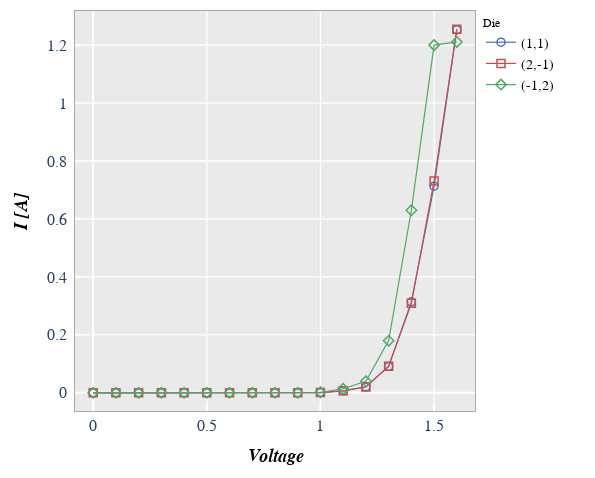

Notebook cell for this chart:
### Markdown cell above
#### Legend

### Code cell
fcp.plot(df_xy, x='Voltage', y='I [A]', legend='Die',
         filter='Substrate=="Si" & Target Wavelength==450 & Boost Level==0.2 & Temperature [C]==25')

### Figure 1 — Plotly figure (JSON) as saved in the notebook; plotly's stock layout.template omitted (floating-point values rounded to 4 significant figures)
{"data": [{"line": {"width": 1.2}, "marker": {"color": "#4b72b0", "line": {"color": "#4b72b0", "width": 1.5}, "size": 8, "symbol": "circle-open"}, "mode": "lines+markers", "name": "(1,1)", "showlegend": true, "type": "scatter", "x": [0.0, 0.1, 0.2, 0.3, 0.4, 0.5, 0.6, 0.7, 0.8, 0.9, 1.0, 1.1, 1.2, 1.3, 1.4, 1.5, 1.6], "xaxis": "x", "y": [0.0, 0.0, 0.0, 0.0, 0.0, 0.0, 0.0, 0.0, 0.0, 0.0, 0.001, 0.007, 0.021, 0.091, 0.314, 0.713, 1.253], "yaxis": "y"}, {"line": {"width": 1.2}, "marker": {"color": "#c34e52", "line": {"color": "#c34e52", "width": 1.5}, "size": 8, "symbol": "square-open"}, "mode": "lines+markers", "name": "(2,-1)", "showlegend": true, "type": "scatter", "x": [0.0, 0.1, 0.2, 0.3, 0.4, 0.5, 0.6, 0.7, 0.8, 0.9, 1.0, 1.1, 1.2, 1.3, 1.4, 1.5, 1.6], "xaxis": "x", "y": [0.0, 0.0, 0.0, 0.0, 0.0, 0.0, 0.0, 0.0, 0.0, 0.0, 0.001, 0.007, 0.02, 0.092, 0.309, 0.731, 1.255], "yaxis": "y"}, {"line": {"width": 1.2}, "marker": {"color": "#54a767", "line": {"color": "#54a767", "width": 1.5}, "size": 8, "symbol": "diamond-open"}, "mode": "lines+markers", "name": "(-1,2)", "showlegend": true, "type": "scatter", "x": [0.0, 0.1, 0.2, 0.3, 0.4, 0.5, 0.6, 0.7, 0.8, 0.9, 1.0, 1.1, 1.2, 1.3, 1.4, 1.5, 1.6], "xaxis": "x", "y": [0.0, 0.0, 0.0, 0.0, 0.0, 0.0, 0.0, 0.0, 0.0, 0.0, 0.002, 0.014, 0.04, 0.18, 0.63, 1.2, 1.211], "yaxis": "y"}], "layout": {"autosize": true, "height": 478, "legend": {"bgcolor": "#ffffff", "bordercolor": "#ffffff", "borderwidth": 1, "font": {"color": "black", "family": "sans-serif", "size": 14}, "itemwidth": 30, "title": {"font": {"family": "sans-serif", "size": 12}, "text": "Die"}, "traceorder": "normal", "x": 1.002, "xanchor": "right", "y": 1, "yanchor": "top"}, "margin": {"b": 66, "l": 75, "r": 36, "t": 10}, "modebar": {"bgcolor": "#ffffff", "orientation": "v"}, "paper_bgcolor": "#ffffff", "plot_bgcolor": "#eaeaea", "showlegend": true, "title": {"x": 0.5571, "y": 0.9749}, "width": 595, "xaxis": {"anchor": "y", "domain": [0, 0.8264], "gridcolor": "#ffffff", "griddash": "solid", "gridwidth": 1.3, "linecolor": "#aaaaaa", "linewidth": 1, "mirror": true, "range": [-0.08, 1.68], "showline": true, "showticklabels": true, "tickcolor": "#ffffff", "tickfont": {"family": "sans-serif", "size": 16}, "ticklen": 6.2, "ticks": "inside", "tickwidth": 2.2, "title": {"font": {"color": "#000000", "family": "sans-serif", "size": 18}, "standoff": 15, "text": "<i><b>Voltage</b></i>"}}, "yaxis": {"anchor": "x", "domain": [0.002488, 0.9975], "gridcolor": "#ffffff", "griddash": "solid", "gridwidth": 1.3, "linecolor": "#aaaaaa", "linewidth": 1, "mirror": true, "range": [-0.06275, 1.318], "showline": true, "showticklabels": true, "tickcolor": "#ffffff", "tickfont": {"family": "sans-serif", "size": 16}, "ticklen": 6.2, "ticks": "inside", "ticksuffix": " ", "tickwidth": 2.2, "title": {"font": {"color": "#000000", "family": "sans-serif", "size": 18}, "standoff": 15, "text": "<i><b>I [A]</b></i>"}}}}
